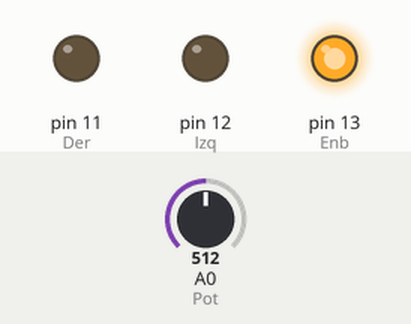
Simulated run of this sketch. Board: Arduino Uno, built with avr-gcc and run on an emulated ATmega328P. Parts: output pins drawn as LEDs (lit = HIGH). The inputs (shaded band) are chosen by the test bench; at power-on: A0 (Pot) = 512.

Above: at 1.2 s.
1.3 s: A0 (Pot) set to 716
At 2.3 s:
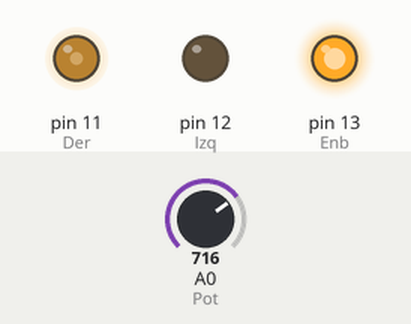
2.8 s: A0 (Pot) set to 900
At 3.5 s:
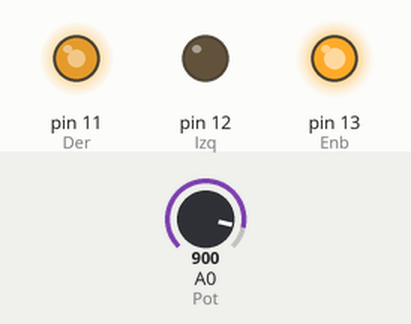
4.3 s: A0 (Pot) set to 122
At 4.6 s:
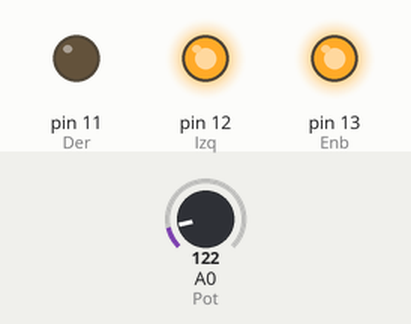
5.8 s: A0 (Pot) set to 247
7.3 s: A0 (Pot) set to 267
At 8.1 s:
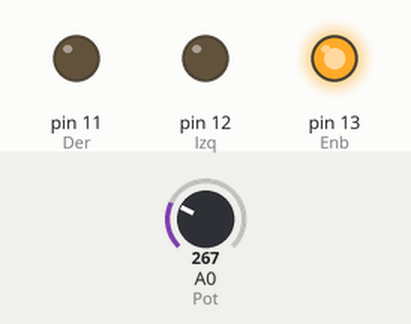
8.8 s: A0 (Pot) set to 0
At 9.2 s:
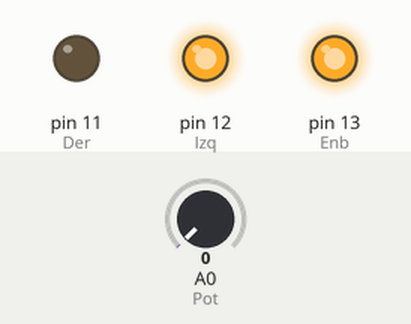
Timing chart, 0 to 11.3 s (numbered marks = the images above; inputs shaded):
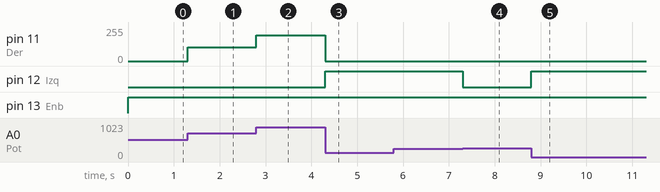

Measured:
- the behaviour switches between 256 and 257 on A0 (Pot) (found by bisection; images 3 and 4)
- after the input at 1.3 s, pin 11 (Der): 0/255 → 102/255 at once
- after the input at 2.8 s, pin 11 (Der): 102/255 → 194/255 at once
- after the input at 4.3 s, pin 11 (Der): 194/255 → 0/255 at once; pin 12 (Izq): LOW → HIGH at once
- after the input at 5.8 s, every drawn part: stays the same
- after the input at 7.3 s, pin 12 (Izq): HIGH → LOW at once
- after the input at 8.8 s, pin 12 (Izq): LOW → HIGH at once

The sketch:

Prop.ino
```cpp
int val = 0;
int Pot = A0;

int Enb = 13;
int Izq = 12;
int Der = 11;

void setup()
{
  pinMode(Enb, OUTPUT);
  pinMode(Izq, OUTPUT);
  pinMode(Der, OUTPUT);
  digitalWrite(Izq, LOW);
  digitalWrite(Der, LOW);
}

void loop() {
  val = analogRead(Pot);
  digitalWrite(Enb, HIGH);
  if(val<512){
    digitalWrite(Der, LOW);
    analogWrite(Izq, (512 - val)/2);
  } else if(val>512){
    digitalWrite(Izq, LOW);
    analogWrite(Der, (val - 512)/2);
  } else{
    digitalWrite(Izq, LOW);
    digitalWrite(Der, LOW);
  }
}
```
